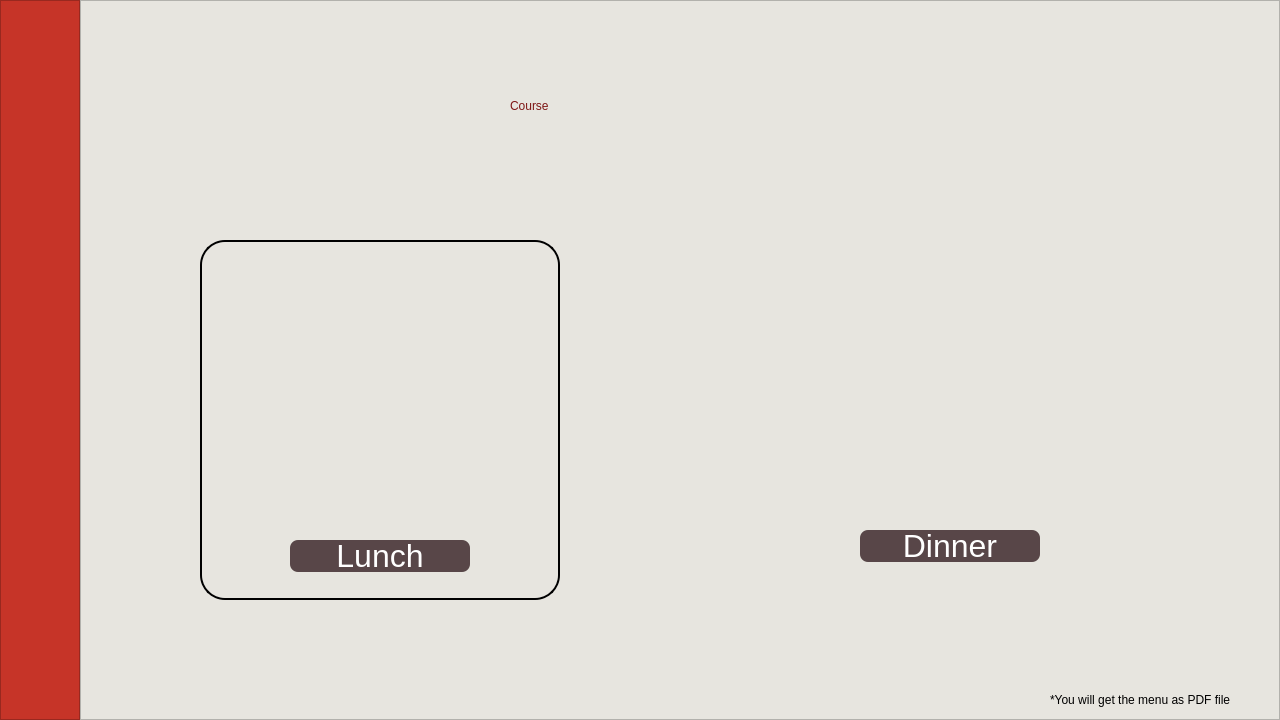
<?xml version="1.0" encoding="UTF-8"?>
<ui version="4.0">
 <class>MainWindow</class>
 <widget class="QMainWindow" name="MainWindow">
  <property name="geometry">
   <rect>
    <x>0</x>
    <y>0</y>
    <width>1280</width>
    <height>720</height>
   </rect>
  </property>
  <property name="windowTitle">
   <string>MainWindow</string>
  </property>
  <property name="autoFillBackground">
   <bool>false</bool>
  </property>
  <property name="styleSheet">
   <string notr="true">background-color:#E7E5DF</string>
  </property>
  <widget class="QWidget" name="centralwidget">
   <layout class="QVBoxLayout" name="verticalLayout">
    <property name="spacing">
     <number>0</number>
    </property>
    <property name="leftMargin">
     <number>0</number>
    </property>
    <property name="topMargin">
     <number>0</number>
    </property>
    <property name="rightMargin">
     <number>0</number>
    </property>
    <property name="bottomMargin">
     <number>0</number>
    </property>
    <item>
     <widget class="QFrame" name="content">
      <property name="frameShape">
       <enum>QFrame::NoFrame</enum>
      </property>
      <property name="frameShadow">
       <enum>QFrame::Raised</enum>
      </property>
      <layout class="QHBoxLayout" name="horizontalLayout">
       <property name="spacing">
        <number>0</number>
       </property>
       <property name="leftMargin">
        <number>0</number>
       </property>
       <property name="topMargin">
        <number>0</number>
       </property>
       <property name="rightMargin">
        <number>0</number>
       </property>
       <property name="bottomMargin">
        <number>0</number>
       </property>
       <item>
        <widget class="QFrame" name="sidebar">
         <property name="maximumSize">
          <size>
           <width>80</width>
           <height>16777215</height>
          </size>
         </property>
         <property name="styleSheet">
          <string notr="true">*{
background-color: rgb(198, 52, 40);
}

.QPushButton{
	color:black;
	border: 0;
	padding: 4px;
}
.QPushButton:hover{
	background-color: #7E1615;
}
</string>
         </property>
         <property name="frameShape">
          <enum>QFrame::StyledPanel</enum>
         </property>
         <property name="frameShadow">
          <enum>QFrame::Raised</enum>
         </property>
         <layout class="QVBoxLayout" name="verticalLayout_2">
          <item>
           <widget class="QPushButton" name="homeBtn">
            <property name="styleSheet">
             <string notr="true"/>
            </property>
            <property name="text">
             <string/>
            </property>
            <property name="icon">
             <iconset resource="../../picture/resource.qrc">
              <normaloff>:/icon/restaurant.png</normaloff>:/icon/restaurant.png</iconset>
            </property>
            <property name="iconSize">
             <size>
              <width>36</width>
              <height>36</height>
             </size>
            </property>
           </widget>
          </item>
          <item>
           <widget class="QPushButton" name="userinfoBtn">
            <property name="styleSheet">
             <string notr="true"/>
            </property>
            <property name="text">
             <string/>
            </property>
            <property name="icon">
             <iconset resource="../../picture/resource.qrc">
              <normaloff>:/icon/user-black.png</normaloff>:/icon/user-black.png</iconset>
            </property>
            <property name="iconSize">
             <size>
              <width>36</width>
              <height>36</height>
             </size>
            </property>
           </widget>
          </item>
          <item>
           <widget class="QPushButton" name="notiBtn">
            <property name="text">
             <string/>
            </property>
            <property name="icon">
             <iconset resource="../../picture/resource.qrc">
              <normaloff>:/icon/bell.png</normaloff>:/icon/bell.png</iconset>
            </property>
            <property name="iconSize">
             <size>
              <width>36</width>
              <height>36</height>
             </size>
            </property>
           </widget>
          </item>
          <item>
           <widget class="QPushButton" name="historyBtn">
            <property name="text">
             <string/>
            </property>
            <property name="icon">
             <iconset resource="../../picture/resource.qrc">
              <normaloff>:/icon/time-past.png</normaloff>:/icon/time-past.png</iconset>
            </property>
            <property name="iconSize">
             <size>
              <width>36</width>
              <height>36</height>
             </size>
            </property>
           </widget>
          </item>
          <item>
           <widget class="QPushButton" name="feedbackBtn">
            <property name="text">
             <string/>
            </property>
            <property name="icon">
             <iconset resource="../../picture/resource.qrc">
              <normaloff>:/icon/feedback.png</normaloff>:/icon/feedback.png</iconset>
            </property>
            <property name="iconSize">
             <size>
              <width>36</width>
              <height>36</height>
             </size>
            </property>
           </widget>
          </item>
          <item>
           <spacer name="verticalSpacer">
            <property name="orientation">
             <enum>Qt::Vertical</enum>
            </property>
            <property name="sizeHint" stdset="0">
             <size>
              <width>20</width>
              <height>343</height>
             </size>
            </property>
           </spacer>
          </item>
          <item>
           <widget class="QPushButton" name="logoutBtn">
            <property name="text">
             <string/>
            </property>
            <property name="icon">
             <iconset resource="../../picture/resource.qrc">
              <normaloff>:/icon/exit.png</normaloff>:/icon/exit.png</iconset>
            </property>
            <property name="iconSize">
             <size>
              <width>36</width>
              <height>36</height>
             </size>
            </property>
           </widget>
          </item>
         </layout>
        </widget>
       </item>
       <item>
        <widget class="QFrame" name="frame_page">
         <property name="frameShape">
          <enum>QFrame::StyledPanel</enum>
         </property>
         <property name="frameShadow">
          <enum>QFrame::Raised</enum>
         </property>
         <widget class="QLabel" name="label">
          <property name="geometry">
           <rect>
            <x>430</x>
            <y>50</y>
            <width>301</width>
            <height>111</height>
           </rect>
          </property>
          <property name="styleSheet">
           <string notr="true">font: 80px &quot;Menlo&quot;;
color: rgb(126, 22, 21);</string>
          </property>
          <property name="text">
           <string>Course</string>
          </property>
         </widget>
         <widget class="QLabel" name="lunchPic">
          <property name="geometry">
           <rect>
            <x>120</x>
            <y>240</y>
            <width>360</width>
            <height>360</height>
           </rect>
          </property>
          <property name="styleSheet">
           <string notr="true">border-radius: 25px;
border-image: url(:/icon/lunchBtn.jpg);
border: 2 solid black;</string>
          </property>
          <property name="text">
           <string/>
          </property>
          <property name="scaledContents">
           <bool>true</bool>
          </property>
         </widget>
         <widget class="QLabel" name="dinnerPic">
          <property name="geometry">
           <rect>
            <x>690</x>
            <y>240</y>
            <width>360</width>
            <height>360</height>
           </rect>
          </property>
          <property name="styleSheet">
           <string notr="true">border-radius: 25px;
border-image: url(:/icon/dinnerBtn.jpg);</string>
          </property>
          <property name="text">
           <string/>
          </property>
          <property name="scaledContents">
           <bool>true</bool>
          </property>
         </widget>
         <widget class="QLabel" name="label_2">
          <property name="geometry">
           <rect>
            <x>970</x>
            <y>690</y>
            <width>221</width>
            <height>20</height>
           </rect>
          </property>
          <property name="font">
           <font>
            <family>Arial</family>
           </font>
          </property>
          <property name="styleSheet">
           <string notr="true">color:black;
</string>
          </property>
          <property name="text">
           <string>*You will get the menu as PDF file</string>
          </property>
         </widget>
         <widget class="QPushButton" name="lunchMenuBtn">
          <property name="geometry">
           <rect>
            <x>210</x>
            <y>540</y>
            <width>180</width>
            <height>32</height>
           </rect>
          </property>
          <property name="font">
           <font>
            <pointsize>24</pointsize>
           </font>
          </property>
          <property name="styleSheet">
           <string notr="true">QPushButton{
color:white;
border-radius: 8px;
	background-color: rgba(37, 14, 18, 188);
}</string>
          </property>
          <property name="text">
           <string>Lunch</string>
          </property>
         </widget>
         <widget class="QPushButton" name="dinnerMenuBtn">
          <property name="geometry">
           <rect>
            <x>780</x>
            <y>530</y>
            <width>180</width>
            <height>32</height>
           </rect>
          </property>
          <property name="font">
           <font>
            <pointsize>24</pointsize>
           </font>
          </property>
          <property name="styleSheet">
           <string notr="true">QPushButton{
color:white;
border-radius: 8px;
	background-color: rgba(37, 14, 18, 188);
}</string>
          </property>
          <property name="text">
           <string>Dinner</string>
          </property>
         </widget>
        </widget>
       </item>
      </layout>
     </widget>
    </item>
   </layout>
  </widget>
 </widget>
 <resources>
  <include location="../../picture/resource.qrc"/>
 </resources>
 <connections/>
</ui>
